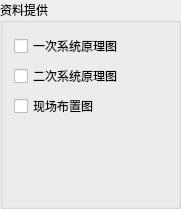
       <widget class="QGroupBox" name="groupBox_6">
        <property name="geometry">
         <rect>
          <x>670</x>
          <y>430</y>
          <width>181</width>
          <height>209</height>
         </rect>
        </property>
        <property name="font">
         <font>
          <family>微软雅黑</family>
         </font>
        </property>
        <property name="title">
         <string>资料提供</string>
        </property>
        <layout class="QVBoxLayout" name="verticalLayout_7">
         <item>
          <widget class="QCheckBox" name="checkBox_20">
           <property name="text">
            <string>一次系统原理图</string>
           </property>
          </widget>
         </item>
         <item>
          <widget class="QCheckBox" name="checkBox_21">
           <property name="text">
            <string>二次系统原理图</string>
           </property>
          </widget>
         </item>
         <item>
          <widget class="QCheckBox" name="checkBox_22">
           <property name="text">
            <string>现场布置图</string>
           </property>
          </widget>
         </item>
         <item>
          <spacer name="verticalSpacer_6">
           <property name="orientation">
            <enum>Qt::Vertical</enum>
           </property>
           <property name="sizeHint" stdset="0">
            <size>
             <width>20</width>
             <height>40</height>
            </size>
           </property>
          </spacer>
         </item>
        </layout>
       </widget>
